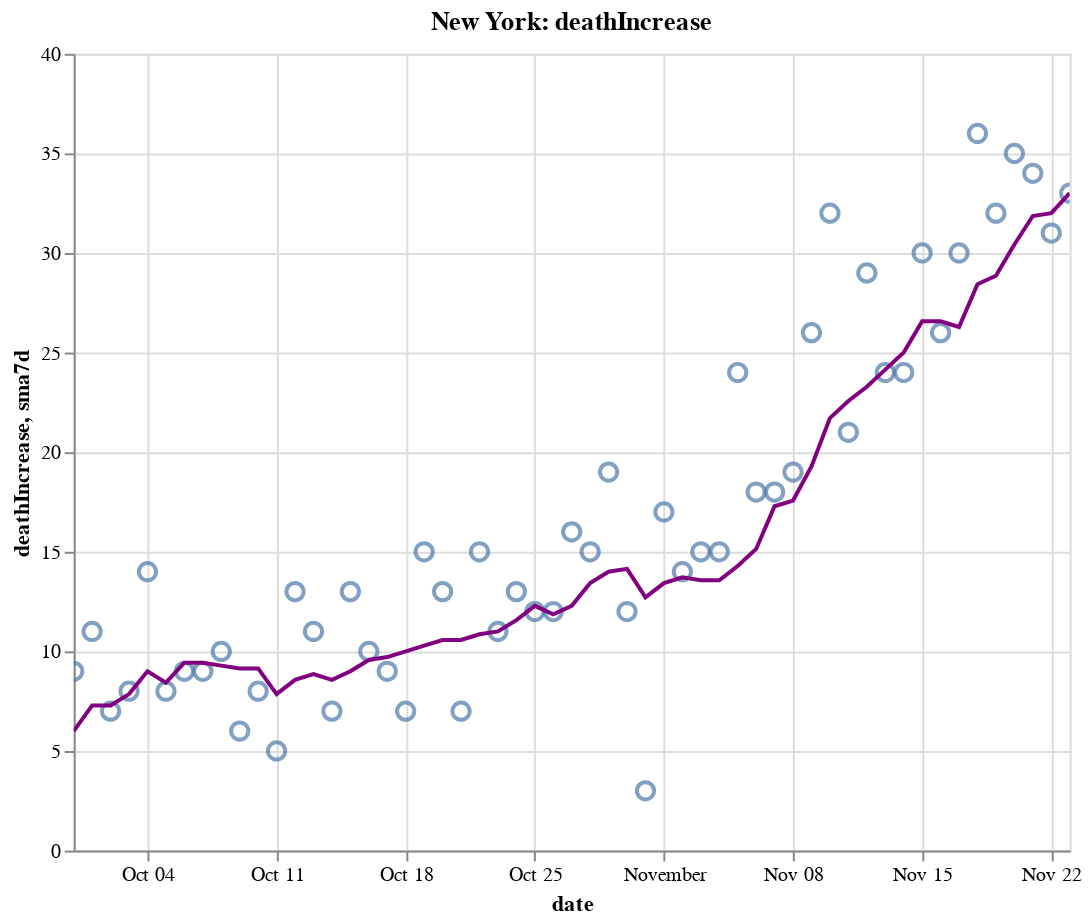

Notebook code cell kept with this figure:
### Code cell
create_plot(ny, 'deathIncrease')

### Figure 1 — Vega-Lite specification as saved in the notebook (floating-point values rounded to 4 significant figures)
{"config": {"view": {"continuousWidth": 400, "continuousHeight": 300}}, "layer": [{"layer": [{"mark": {"type": "point", "size": 75}, "encoding": {"tooltip": [{"type": "temporal", "field": "date"}, {"type": "quantitative", "field": "deathIncrease"}, {"type": "quantitative", "field": "sma7d"}], "x": {"type": "temporal", "field": "date"}, "y": {"type": "quantitative", "field": "deathIncrease"}}, "selection": {"selector012": {"type": "interval", "bind": "scales", "encodings": ["x", "y"]}}}, {"mark": {"type": "line", "color": "purple"}, "encoding": {"x": {"type": "temporal", "field": "date"}, "y": {"type": "quantitative", "field": "sma7d"}}}]}, {"mark": {"type": "rule", "color": "#aaa"}, "encoding": {"x": {"type": "temporal", "field": "date"}}, "transform": [{"filter": {"selection": "selector011"}}]}, {"mark": "circle", "encoding": {"opacity": {"condition": {"value": 1, "selection": "selector011"}, "value": 0}, "tooltip": [{"type": "temporal", "field": "date"}, {"type": "quantitative", "field": "deathIncrease"}, {"type": "quantitative", "field": "sma7d"}], "x": {"type": "temporal", "field": "date"}, "y": {"type": "quantitative", "field": "deathIncrease"}}, "selection": {"selector011": {"type": "single", "encodings": ["x"], "on": "mouseover", "nearest": true, "empty": "none"}}}, {"mark": {"type": "text", "align": "left", "dx": 5, "dy": -5, "stroke": "white", "strokeWidth": 2}, "encoding": {"text": {"type": "quantitative", "field": "deathIncrease"}, "tooltip": [{"type": "temporal", "field": "date"}, {"type": "quantitative", "field": "deathIncrease"}, {"type": "quantitative", "field": "sma7d"}], "x": {"type": "temporal", "field": "date"}, "y": {"type": "quantitative", "field": "deathIncrease"}}, "transform": [{"filter": {"selection": "selector011"}}]}, {"mark": {"type": "text", "align": "left", "dx": 5, "dy": -5}, "encoding": {"text": {"type": "quantitative", "field": "deathIncrease"}, "tooltip": [{"type": "temporal", "field": "date"}, {"type": "quantitative", "field": "deathIncrease"}, {"type": "quantitative", "field": "sma7d"}], "x": {"type": "temporal", "field": "date"}, "y": {"type": "quantitative", "field": "deathIncrease"}}, "transform": [{"filter": {"selection": "selector011"}}]}], "data": {"name": "data-6b440f0d705ba1bc42988c3635a63c42"}, "height": 400, "title": "New York: deathIncrease", "width": 500, "$schema": "https://vega.github.io/schema/vega-lite/v4.8.1.json", "datasets": {"data-6b440f0d705ba1bc42988c3635a63c42": [{"date": "2020-09-30T00:00:00", "totalTestResultsIncrease": 97960.0, "positiveIncrease": 1000.0, "death": 25480.0, "deathIncrease": 9.0, "positiveRate": 0.01, "state": "New York", "sma7d": 6.0}, {"date": "2020-10-01T00:00:00", "totalTestResultsIncrease": 109200.0, "positiveIncrease": 1382.0, "death": 25490.0, "deathIncrease": 11.0, "positiveRate": 0.013, "state": "New York", "sma7d": 7.286}, {"date": "2020-10-02T00:00:00", "totalTestResultsIncrease": 119500.0, "positiveIncrease": 1598.0, "death": 25500.0, "deathIncrease": 7.0, "positiveRate": 0.013, "state": "New York", "sma7d": 7.286}, {"date": "2020-10-03T00:00:00", "totalTestResultsIncrease": 134300.0, "positiveIncrease": 1731.0, "death": 25500.0, "deathIncrease": 8.0, "positiveRate": 0.013, "state": "New York", "sma7d": 7.857}, {"date": "2020-10-04T00:00:00", "totalTestResultsIncrease": 110300.0, "positiveIncrease": 1222.0, "death": 25520.0, "deathIncrease": 14.0, "positiveRate": 0.011, "state": "New York", "sma7d": 9.0}, {"date": "2020-10-05T00:00:00", "totalTestResultsIncrease": 76400.0, "positiveIncrease": 933.0, "death": 25530.0, "deathIncrease": 8.0, "positiveRate": 0.012, "state": "New York", "sma7d": 8.429}, {"date": "2020-10-06T00:00:00", "totalTestResultsIncrease": 96360.0, "positiveIncrease": 1393.0, "death": 25540.0, "deathIncrease": 9.0, "positiveRate": 0.014, "state": "New York", "sma7d": 9.429}, {"date": "2020-10-07T00:00:00", "totalTestResultsIncrease": 108200.0, "positiveIncrease": 1360.0, "death": 25540.0, "deathIncrease": 9.0, "positiveRate": 0.013, "state": "New York", "sma7d": 9.429}, {"date": "2020-10-08T00:00:00", "totalTestResultsIncrease": 145800.0, "positiveIncrease": 1836.0, "death": 25560.0, "deathIncrease": 10.0, "positiveRate": 0.013, "state": "New York", "sma7d": 9.286}, {"date": "2020-10-09T00:00:00", "totalTestResultsIncrease": 139300.0, "positiveIncrease": 1592.0, "death": 25560.0, "deathIncrease": 6.0, "positiveRate": 0.011, "state": "New York", "sma7d": 9.143}, {"date": "2020-10-10T00:00:00", "totalTestResultsIncrease": 134600.0, "positiveIncrease": 1447.0, "death": 25570.0, "deathIncrease": 8.0, "positiveRate": 0.011, "state": "New York", "sma7d": 9.143}, {"date": "2020-10-11T00:00:00", "totalTestResultsIncrease": 118300.0, "positiveIncrease": 1143.0, "death": 25570.0, "deathIncrease": 5.0, "positiveRate": 0.01, "state": "New York", "sma7d": 7.857}, {"date": "2020-10-12T00:00:00", "totalTestResultsIncrease": 91790.0, "positiveIncrease": 1029.0, "death": 25590.0, "deathIncrease": 13.0, "positiveRate": 0.011, "state": "New York", "sma7d": 8.571}, {"date": "2020-10-13T00:00:00", "totalTestResultsIncrease": 99070.0, "positiveIncrease": 1393.0, "death": 25600.0, "deathIncrease": 11.0, "positiveRate": 0.014, "state": "New York", "sma7d": 8.857}, {"date": "2020-10-14T00:00:00", "totalTestResultsIncrease": 111700.0, "positiveIncrease": 1232.0, "death": 25600.0, "deathIncrease": 7.0, "positiveRate": 0.011, "state": "New York", "sma7d": 8.571}, {"date": "2020-10-15T00:00:00", "totalTestResultsIncrease": 133200.0, "positiveIncrease": 1460.0, "death": 25620.0, "deathIncrease": 13.0, "positiveRate": 0.011, "state": "New York", "sma7d": 9.0}, {"date": "2020-10-16T00:00:00", "totalTestResultsIncrease": 136000.0, "positiveIncrease": 1707.0, "death": 25630.0, "deathIncrease": 10.0, "positiveRate": 0.013, "state": "New York", "sma7d": 9.571}, {"date": "2020-10-17T00:00:00", "totalTestResultsIncrease": 160000.0, "positiveIncrease": 1784.0, "death": 25640.0, "deathIncrease": 9.0, "positiveRate": 0.011, "state": "New York", "sma7d": 9.714}, {"date": "2020-10-18T00:00:00", "totalTestResultsIncrease": 128800.0, "positiveIncrease": 1390.0, "death": 25640.0, "deathIncrease": 7.0, "positiveRate": 0.011, "state": "New York", "sma7d": 10.0}, {"date": "2020-10-19T00:00:00", "totalTestResultsIncrease": 82010.0, "positiveIncrease": 998.0, "death": 25660.0, "deathIncrease": 15.0, "positiveRate": 0.012, "state": "New York", "sma7d": 10.29}, {"date": "2020-10-20T00:00:00", "totalTestResultsIncrease": 90540.0, "positiveIncrease": 1201.0, "death": 25670.0, "deathIncrease": 13.0, "positiveRate": 0.013, "state": "New York", "sma7d": 10.57}, {"date": "2020-10-21T00:00:00", "totalTestResultsIncrease": 124800.0, "positiveIncrease": 2026.0, "death": 25680.0, "deathIncrease": 7.0, "positiveRate": 0.016, "state": "New York", "sma7d": 10.57}, {"date": "2020-10-22T00:00:00", "totalTestResultsIncrease": 135300.0, "positiveIncrease": 1628.0, "death": 25690.0, "deathIncrease": 15.0, "positiveRate": 0.012, "state": "New York", "sma7d": 10.86}, {"date": "2020-10-23T00:00:00", "totalTestResultsIncrease": 141500.0, "positiveIncrease": 1637.0, "death": 25700.0, "deathIncrease": 11.0, "positiveRate": 0.012, "state": "New York", "sma7d": 11.0}, {"date": "2020-10-24T00:00:00", "totalTestResultsIncrease": 156900.0, "positiveIncrease": 2061.0, "death": 25720.0, "deathIncrease": 13.0, "positiveRate": 0.013, "state": "New York", "sma7d": 11.57}, {"date": "2020-10-25T00:00:00", "totalTestResultsIncrease": 120800.0, "positiveIncrease": 1632.0, "death": 25730.0, "deathIncrease": 12.0, "positiveRate": 0.014, "state": "New York", "sma7d": 12.29}, {"date": "2020-10-26T00:00:00", "totalTestResultsIncrease": 82120.0, "positiveIncrease": 1191.0, "death": 25740.0, "deathIncrease": 12.0, "positiveRate": 0.015, "state": "New York", "sma7d": 11.86}, {"date": "2020-10-27T00:00:00", "totalTestResultsIncrease": 111600.0, "positiveIncrease": 1991.0, "death": 25760.0, "deathIncrease": 16.0, "positiveRate": 0.018, "state": "New York", "sma7d": 12.29}, {"date": "2020-10-28T00:00:00", "totalTestResultsIncrease": 129700.0, "positiveIncrease": 2031.0, "death": 25770.0, "deathIncrease": 15.0, "positiveRate": 0.016, "state": "New York", "sma7d": 13.43}, {"date": "2020-10-29T00:00:00", "totalTestResultsIncrease": 168400.0, "positiveIncrease": 2499.0, "death": 25790.0, "deathIncrease": 19.0, "positiveRate": 0.015, "state": "New York", "sma7d": 14.0}, {"date": "2020-10-30T00:00:00", "totalTestResultsIncrease": 146900.0, "positiveIncrease": 2255.0, "death": 25800.0, "deathIncrease": 12.0, "positiveRate": 0.015, "state": "New York", "sma7d": 14.14}, {"date": "2020-10-31T00:00:00", "totalTestResultsIncrease": 137000.0, "positiveIncrease": 2049.0, "death": 25810.0, "deathIncrease": 3.0, "positiveRate": 0.015, "state": "New York", "sma7d": 12.71}, {"date": "2020-11-01T00:00:00", "totalTestResultsIncrease": 148900.0, "positiveIncrease": 2255.0, "death": 25820.0, "deathIncrease": 17.0, "positiveRate": 0.015, "state": "New York", "sma7d": 13.43}, {"date": "2020-11-02T00:00:00", "totalTestResultsIncrease": 96100.0, "positiveIncrease": 1633.0, "death": 25840.0, "deathIncrease": 14.0, "positiveRate": 0.017, "state": "New York", "sma7d": 13.71}, {"date": "2020-11-03T00:00:00", "totalTestResultsIncrease": 127900.0, "positiveIncrease": 2321.0, "death": 25850.0, "deathIncrease": 15.0, "positiveRate": 0.018, "state": "New York", "sma7d": 13.57}, {"date": "2020-11-04T00:00:00", "totalTestResultsIncrease": 133500.0, "positiveIncrease": 2126.0, "death": 25870.0, "deathIncrease": 15.0, "positiveRate": 0.016, "state": "New York", "sma7d": 13.57}, {"date": "2020-11-05T00:00:00", "totalTestResultsIncrease": 161000.0, "positiveIncrease": 2997.0, "death": 25890.0, "deathIncrease": 24.0, "positiveRate": 0.019, "state": "New York", "sma7d": 14.29}, {"date": "2020-11-06T00:00:00", "totalTestResultsIncrease": 160700.0, "positiveIncrease": 3209.0, "death": 25910.0, "deathIncrease": 18.0, "positiveRate": 0.02, "state": "New York", "sma7d": 15.14}, {"date": "2020-11-07T00:00:00", "totalTestResultsIncrease": 163300.0, "positiveIncrease": 3587.0, "death": 25930.0, "deathIncrease": 18.0, "positiveRate": 0.022, "state": "New York", "sma7d": 17.29}, {"date": "2020-11-08T00:00:00", "totalTestResultsIncrease": 145600.0, "positiveIncrease": 3428.0, "death": 25950.0, "deathIncrease": 19.0, "positiveRate": 0.024, "state": "New York", "sma7d": 17.57}, {"date": "2020-11-09T00:00:00", "totalTestResultsIncrease": 111400.0, "positiveIncrease": 3144.0, "death": 25970.0, "deathIncrease": 26.0, "positiveRate": 0.028, "state": "New York", "sma7d": 19.29}, {"date": "2020-11-10T00:00:00", "totalTestResultsIncrease": 128000.0, "positiveIncrease": 3965.0, "death": 26000.0, "deathIncrease": 32.0, "positiveRate": 0.031, "state": "New York", "sma7d": 21.71}, {"date": "2020-11-11T00:00:00", "totalTestResultsIncrease": 164300.0, "positiveIncrease": 4820.0, "death": 26030.0, "deathIncrease": 21.0, "positiveRate": 0.029, "state": "New York", "sma7d": 22.57}, {"date": "2020-11-12T00:00:00", "totalTestResultsIncrease": 162600.0, "positiveIncrease": 4797.0, "death": 26060.0, "deathIncrease": 29.0, "positiveRate": 0.029, "state": "New York", "sma7d": 23.29}, {"date": "2020-11-13T00:00:00", "totalTestResultsIncrease": 203700.0, "positiveIncrease": 5401.0, "death": 26080.0, "deathIncrease": 24.0, "positiveRate": 0.027, "state": "New York", "sma7d": 24.14}, {"date": "2020-11-14T00:00:00", "totalTestResultsIncrease": 184200.0, "positiveIncrease": 5388.0, "death": 26100.0, "deathIncrease": 24.0, "positiveRate": 0.029, "state": "New York", "sma7d": 25.0}, {"date": "2020-11-15T00:00:00", "totalTestResultsIncrease": 133200.0, "positiveIncrease": 3649.0, "death": 26130.0, "deathIncrease": 30.0, "positiveRate": 0.027, "state": "New York", "sma7d": 26.57}, {"date": "2020-11-16T00:00:00", "totalTestResultsIncrease": 124600.0, "positiveIncrease": 3490.0, "death": 26160.0, "deathIncrease": 26.0, "positiveRate": 0.028, "state": "New York", "sma7d": 26.57}, {"date": "2020-11-17T00:00:00", "totalTestResultsIncrease": 159900.0, "positiveIncrease": 5088.0, "death": 26190.0, "deathIncrease": 30.0, "positiveRate": 0.032, "state": "New York", "sma7d": 26.29}, {"date": "2020-11-18T00:00:00", "totalTestResultsIncrease": 154400.0, "positiveIncrease": 5294.0, "death": 26220.0, "deathIncrease": 36.0, "positiveRate": 0.034, "state": "New York", "sma7d": 28.43}, {"date": "2020-11-19T00:00:00", "totalTestResultsIncrease": 195200.0, "positiveIncrease": 5310.0, "death": 26260.0, "deathIncrease": 32.0, "positiveRate": 0.027, "state": "New York", "sma7d": 28.86}, {"date": "2020-11-20T00:00:00", "totalTestResultsIncrease": 205500.0, "positiveIncrease": 5468.0, "death": 26290.0, "deathIncrease": 35.0, "positiveRate": 0.027, "state": "New York", "sma7d": 30.43}, {"date": "2020-11-21T00:00:00", "totalTestResultsIncrease": 207900.0, "positiveIncrease": 5972.0, "death": 26330.0, "deathIncrease": 34.0, "positiveRate": 0.029, "state": "New York", "sma7d": 31.86}, {"date": "2020-11-22T00:00:00", "totalTestResultsIncrease": 196600.0, "positiveIncrease": 5392.0, "death": 26360.0, "deathIncrease": 31.0, "positiveRate": 0.027, "state": "New York", "sma7d": 32.0}, {"date": "2020-11-23T00:00:00", "totalTestResultsIncrease": 191500.0, "positiveIncrease": 5906.0, "death": 26390.0, "deathIncrease": 33.0, "positiveRate": 0.031, "state": "New York", "sma7d": 33.0}]}}
